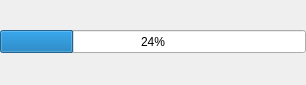
<?xml version="1.0" encoding="UTF-8"?>
<ui version="4.0">
 <class>ProgressBarLoading</class>
 <widget class="QDialog" name="ProgressBarLoading">
  <property name="geometry">
   <rect>
    <x>0</x>
    <y>0</y>
    <width>306</width>
    <height>85</height>
   </rect>
  </property>
  <property name="minimumSize">
   <size>
    <width>306</width>
    <height>85</height>
   </size>
  </property>
  <property name="maximumSize">
   <size>
    <width>306</width>
    <height>85</height>
   </size>
  </property>
  <property name="windowTitle">
   <string>Dialog</string>
  </property>
  <widget class="QProgressBar" name="progressBar_loading">
   <property name="geometry">
    <rect>
     <x>0</x>
     <y>30</y>
     <width>306</width>
     <height>23</height>
    </rect>
   </property>
   <property name="minimumSize">
    <size>
     <width>306</width>
     <height>23</height>
    </size>
   </property>
   <property name="maximumSize">
    <size>
     <width>306</width>
     <height>23</height>
    </size>
   </property>
   <property name="value">
    <number>24</number>
   </property>
  </widget>
 </widget>
 <resources/>
 <connections/>
</ui>
